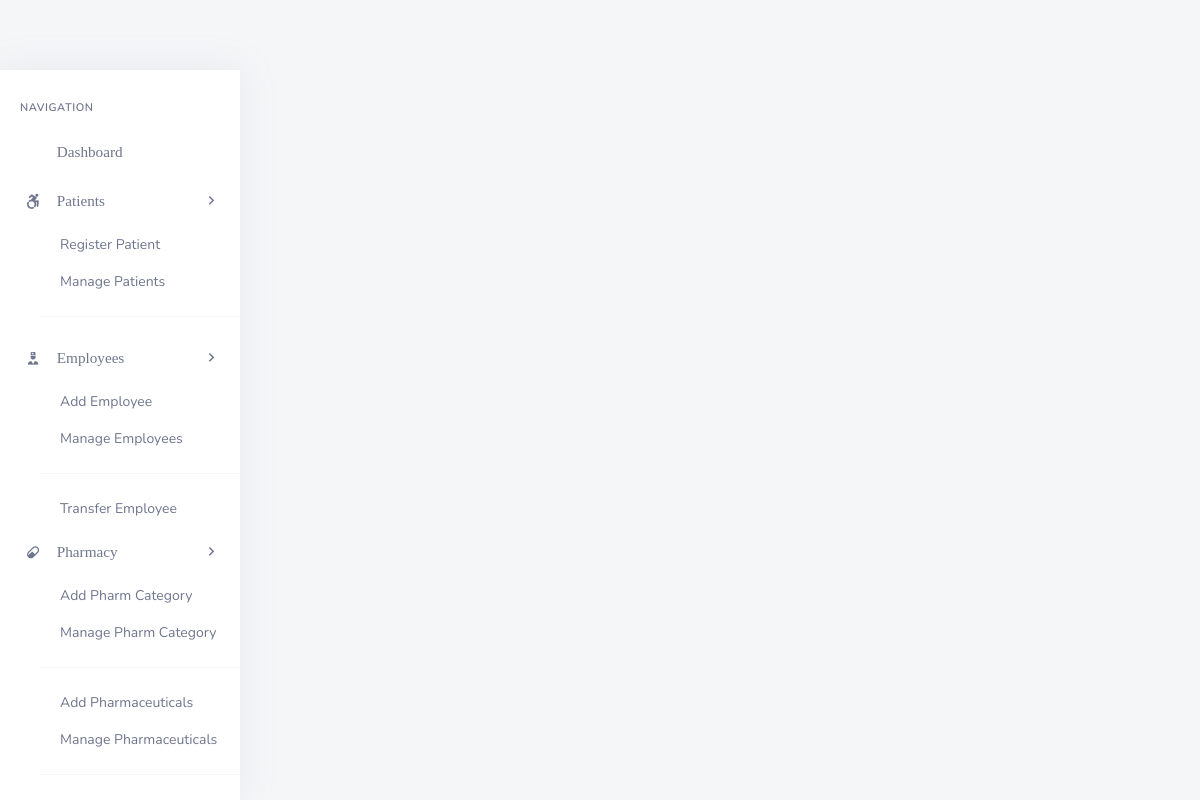
/backend/admin/admin_add_single_pres.php?pat_number=1DX5Z, run on an earlier commit of the app's database.
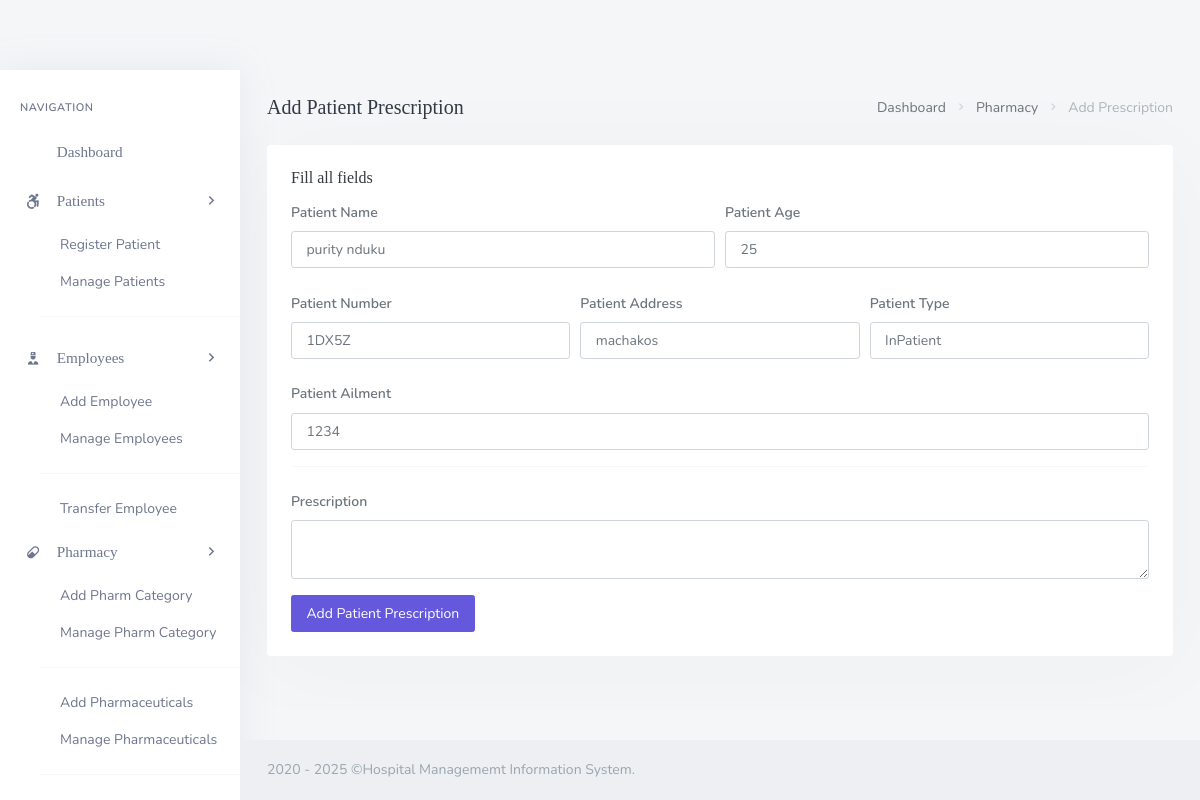
And on a later commit of the database.
### tables this page shows
CREATE TABLE `patients` (
  `pat_id` int(20) NOT NULL,
  `pat_fname` varchar(200) DEFAULT NULL,
  `pat_lname` varchar(200) DEFAULT NULL,
  `pat_dob` date DEFAULT NULL,
  `pat_age` int(3) DEFAULT NULL,
  `pat_number` varchar(200) DEFAULT NULL,
  `pat_addr` varchar(200) DEFAULT NULL,
  `pat_phone` varchar(200) NOT NULL,
  `pat_type` varchar(200) DEFAULT NULL,
  `pat_dept` varchar(200) DEFAULT NULL,
  `pat_doc_id` int(20) DEFAULT NULL,
  `pat_date_joined` timestamp(6) NOT NULL DEFAULT current_timestamp(6) ON UPDATE current_timestamp(6),
  `pat_ailment` varchar(200) DEFAULT NULL,
  `pat_discharge_status` varchar(200) DEFAULT NULL
);

### backend/admin/admin_add_single_pres.php (the view, shortened to what this page needs)
<?php
	include('assets/inc/config.php');
?>
<!DOCTYPE html>
<html lang="en">
    <?php include('assets/inc/head.php');?>
    <body>
        <div id="wrapper">
            <?php include("assets/inc/sidebar.php");?>
            <?php
                $pat_number = $_GET['pat_number'];
                $ret="SELECT  * FROM patients WHERE pat_number=?";
                $stmt= $mysqli->prepare($ret) ;
                $stmt->bind_param('s',$pat_number);
                $stmt->execute() ;
                $res=$stmt->get_result();
                while($row=$res->fetch_object())
                {
            ?>
                <div class="content-page">
                    <div class="content">
                        <div class="container-fluid">
                            <div class="row">
                                <div class="col-12">
                                    <div class="page-title-box">
                                        <div class="page-title-right">
                                            <ol class="breadcrumb m-0">
                                                <li class="breadcrumb-item"><a href="admin_dashboard.php">Dashboard</a></li>
                                                <li class="breadcrumb-item"><a href="javascript: void(0);">Pharmacy</a></li>
                                                <li class="breadcrumb-item active">Add Prescription</li>
                                            </ol>
                                        </div>
                                        <h4 class="page-title">Add Patient Prescription</h4>
                                    </div>
                                </div>
                            </div>
                            <div class="row">
                                <div class="col-12">
                                    <div class="card">
                                        <div class="card-body">
                                            <h4 class="header-title">Fill all fields</h4>
                                            <form method="post">
                                                <div class="form-row">
                                                    <div class="form-group col-md-6">
                                                        <label for="inputEmail4" class="col-form-label">Patient Name</label>
                                                        <input type="text" required="required" readonly name="pres_pat_name" value="<?php echo $row->pat_fname;?> <?php echo $row->pat_lname;?>" class="form-control" id="inputEmail4" placeholder="Patient's First Name">
                                                    </div>
                                                    <div class="form-group col-md-6">
                                                        <label for="inputPassword4" class="col-form-label">Patient Age</label>
                                                        <input required="required" type="text" readonly name="pres_pat_age" value="<?php echo $row->pat_age;?>" class="form-control"  id="inputPassword4" placeholder="Patient`s Last Name">
                                                    </div>
                                                </div>
                                                <div class="form-row">
                                                    <div class="form-group col-md-4">
                                                        <label for="inputEmail4" class="col-form-label">Patient Number</label>
                                                        <input type="text" required="required" readonly name="pres_pat_number" value="<?php echo $row->pat_number;?>" class="form-control" id="inputEmail4" placeholder="DD/MM/YYYY">
                                                    </div>
                                                    <div class="form-group col-md-4">
                                                        <label for="inputPassword4" class="col-form-label">Patient Address</label>
                                                        <input required="required" type="text" readonly name="pres_pat_addr" value="<?php echo $row->pat_addr;?>" class="form-control"  id="inputPassword4" placeholder="Patient`s Age">
                                                    </div>
                                                    <div class="form-group col-md-4">
                                                        <label for="inputPassword4" class="col-form-label">Patient Type</label>
                                                        <input required="required" readonly type="text" name="pres_pat_type" value="<?php echo $row->pat_type;?>" class="form-control"  id="inputPassword4" placeholder="Patient`s Age">
                                                    </div>
                                                </div>
                                                <div class="form-group ">
                                                        <label for="inputCity" class="col-form-label">Patient Ailment</label>
                                                        <input required="required" type="text" value="<?php echo $row->pat_ailment;?>" name="pres_pat_ailment" class="form-control" id="inputCity">
                                                </div>
                                                <hr>
                                                <div class="form-group">
                                                        <label for="inputAddress" class="col-form-label">Prescription</label>
                                                        <textarea required="required"  type="text" class="form-control" name="pres_ins" id="editor"></textarea>
                                                </div>
                                                <button type="submit" name="add_patient_presc" class="ladda-button btn btn-primary" data-style="expand-right">Add Patient Prescription</button>
                                            </form>
                                        </div>
                                    </div>
                                </div>
                            </div>
                        </div>
                    </div>
                    <?php include('assets/inc/footer.php');?>
                </div>
            <?php }?>
        </div>
    </body>
</html>

### backend/admin/assets/inc/sidebar.php (shortened to what this page needs)
<div class="left-side-menu">
                <div class="slimscroll-menu">
                    <div id="sidebar-menu">
                        <ul class="metismenu" id="side-menu">
                            <li class="menu-title">Navigation</li>
                            <li>
                                <a href="admin_dashboard.php">
                                    <i class="fe-airplay"></i>
                                    <span> Dashboard </span>
                                </a>
                            </li>
                            <li>
                                <a href="javascript: void(0);">
                                    <i class="fab fa-accessible-icon "></i>
                                    <span> Patients </span>
                                    <span class="menu-arrow"></span>
                                </a>
                                <ul class="nav-second-level" aria-expanded="false">
                                    <li>
                                        <a href="admin_register_patient.php">Register Patient</a>
                                    </li>
                                    <li>
                                        <a href="admin_manage_patient.php">Manage Patients</a>
                                    </li>
                                    <hr>
                                </ul>
                            </li>
                            <li>
                                <a href="javascript: void(0);">
                                    <i class="mdi mdi-doctor"></i>
                                    <span> Employees </span>
                                    <span class="menu-arrow"></span>
                                </a>
                                <ul class="nav-second-level" aria-expanded="false">
                                    <li>
                                        <a href="admin_add_employee.php">Add Employee</a>
                                    </li>
                                    <li>
                                        <a href="admin_manage_employee.php">Manage Employees</a>
                                    </li>
                                    <hr>
                                    <li>
                                        <a href="admin_transfer_employee.php">Transfer Employee</a>
                                    </li>
                                </ul>
                            </li>
                            <li>
                                <a href="javascript: void(0);">
                                    <i class="mdi mdi-pill"></i>
                                    <span> Pharmacy </span>
                                    <span class="menu-arrow"></span>
                                </a>
                                <ul class="nav-second-level" aria-expanded="false">
                                    <li>
                                        <a href="admin_add_pharm_cat.php">Add Pharm Category</a>
                                    </li>
                                    <li>
                                        <a href="admin_manage_pharm_cat.php">Manage Pharm Category</a>
                                    </li>
                                    <hr>
                                    <li>
                                        <a href="admin_add_pharmaceuticals.php">Add Pharmaceuticals</a>
                                    </li>
                                    <li>
                                        <a href="admin_manage_pharmaceuticals.php">Manage Pharmaceuticals</a>
                                    </li>
                                    <hr>
                                    <li>
                                        <a href="admin_add_presc.php">Add Prescriptions</a>
                                    </li>
                                </ul>
                            </li>
                        </ul>
                    </div>
                </div>
            </div>

### backend/admin/assets/inc/footer.php
<footer class="footer">
    <div class="container-fluid">
        <div class="row">
            <div class="col-md-12">
                2020 - <?php echo date('Y'); ?> &copy;Hospital Managememt Information System.
            </div>
        </div>
    </div>
</footer>

What changed in the data, as far as the page shows it:
added patients: pres_pat_name "purity nduku", pres_pat_age "25", pres_pat_number "1DX5Z", pres_pat_addr "machakos", pres_pat_type "InPatient", pres_pat_ailment "1234"
